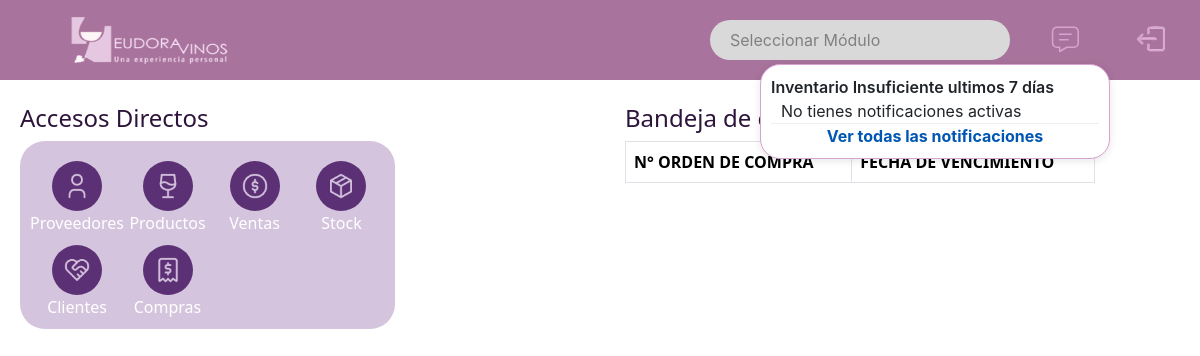
The app's page / (signed in), older data.
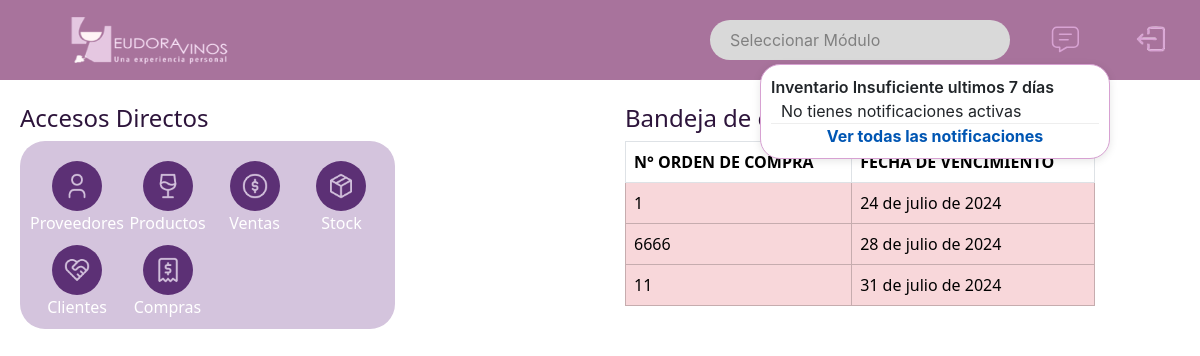
The same page, newer data.
### website/models.py (models this page shows, shortened)
class Alerta_vencimiento(models.Model):
    OC = models.ForeignKey(Compra_proveedores, on_delete=models.CASCADE, default='0')
    fecha_alerta = models.DateField()
    status = models.CharField(max_length=50)
    fecha_vencimiento = models.DateField()

class Compra_proveedores(models.Model):
    OC = models.IntegerField(primary_key=True, unique=True)
    nombre_prov = models.ForeignKey(Proveedores, on_delete=models.CASCADE) #foreign
    fecha_oc = models.DateField()
    SKU = models.ForeignKey(Producto, on_delete=models.CASCADE) #foreign
    cantidad = models.IntegerField()
    numero_factura = models.IntegerField()
    fecha_factura = models.DateField(null=True)
    status = models.CharField(max_length=50)
    fecha_vencimiento = models.DateField()
    fecha_pago = models.DateField(null=True, blank=True)
    costo_unitario = models.IntegerField(null=True)
    def __str__(self):
        return str(self.OC)

### website/views.py (the view)
# urls.py: path('', views.notificaciones_fecha_vencimiento, name='home'), #cambiar a home
@login_required
def notificaciones_fecha_vencimiento(request):
    alertas_de_fecha_vencimiento = Alerta_vencimiento.objects.all()  # Obtén todas las alertas
    return render(request, 'home.html', {'alertas_de_fecha_vencimiento': alertas_de_fecha_vencimiento})

### website/context_processors.py (called while the page is built)
def notificaciones(request):
    fecha_limite = datetime.now().date() - timedelta(days=7)
    notificaciones_activas = Alerta_stock.objects.filter(fecha_alerta__gte=fecha_limite)
    return {'notificaciones_activas': notificaciones_activas}

### website/templates/home.html (shortened to what this page needs)
{% load static%}
{% include "base.html" %}
{% block content %}
<!DOCTYPE html>
<html>
 <link type="text/css" href='{% static "css/homebutton.css" %}' rel="stylesheet"/>
    <body>
        <br>
        <div class="Home">
            <div>
                <h4>Accesos Directos</h4>
                <div class="contenedor-daccess">
                    <ul class="contenedor-ul">
                        <li><a id="b001" href="/proveedor" class="boton-daccess"><img class="Foto" src="{% static 'images/user.png' %}" alt="Proveedores" width="30" height="30"><span>Proveedores</span></a></li>
                        <li><a id="b002" href="/producto" class="boton-daccess"><img class="Foto" src="{% static 'images/glass.png' %}" alt="Productos" width="30" height="30"><span>Productos</span></a></li>
                        <li><a id="b003" href="/venta" class="boton-daccess"><img class="Foto" src="{% static 'images/cash.png' %}" alt="Ventas" width="30" height="30"><span>Ventas</span></a></li>
                        <li><a id="b004" href="/Inventario_Y_Stock" class="boton-daccess"><img class="Foto" src="{% static 'images/box.png' %}" alt="Stock" width="30" height="30"><span>Stock</span></a></li>
                        <li><a id="b005" href="/cliente" class="boton-daccess"><img class="Foto" src="{% static 'images/hand.png' %}" alt="Clientes" width="30" height="30"><span>Clientes</span></a></li>
                        <li><a id="b006" href="/compra_proveedor" class="boton-daccess"><img class="Foto" src="{% static 'images/ticket.png' %}" alt="Compras" width="30" height="30"><span>Compras</span></a></li>
                    </ul>
                </div>
            </div>
            <div id="bandeja-de-entrada">
                <h4>Bandeja de entrada</h4>
            <table id="table" summary="tabla notificaciones" class="table table-bordered table-hover dt-responsive table-fixed">
                <thead>
                <tr class="listado">
                    <th>N° ORDEN DE COMPRA</th>
                    <th>FECHA DE VENCIMIENTO</th>
                </tr>
                </thead>
                <tbody>
                    {% for alerta in alertas_de_fecha_vencimiento %}
                    <tr class="listado">
                        <td>{{ alerta.OC }}</td>
                        <td class="Fecha">{{ alerta.fecha_vencimiento }}</td>
                    </tr>
                    {% endfor %}
                </tbody>
            </table>
            </div>
        </div>
    </body>
</html>
{% endblock %}

Row changes from the older to the newer data that the page shows:
added Alerta_vencimiento: OC "1", fecha_vencimiento "24 de julio de 2024"
added Alerta_vencimiento: OC "6666", fecha_vencimiento "28 de julio de 2024"
added Alerta_vencimiento: OC "11", fecha_vencimiento "31 de julio de 2024"
